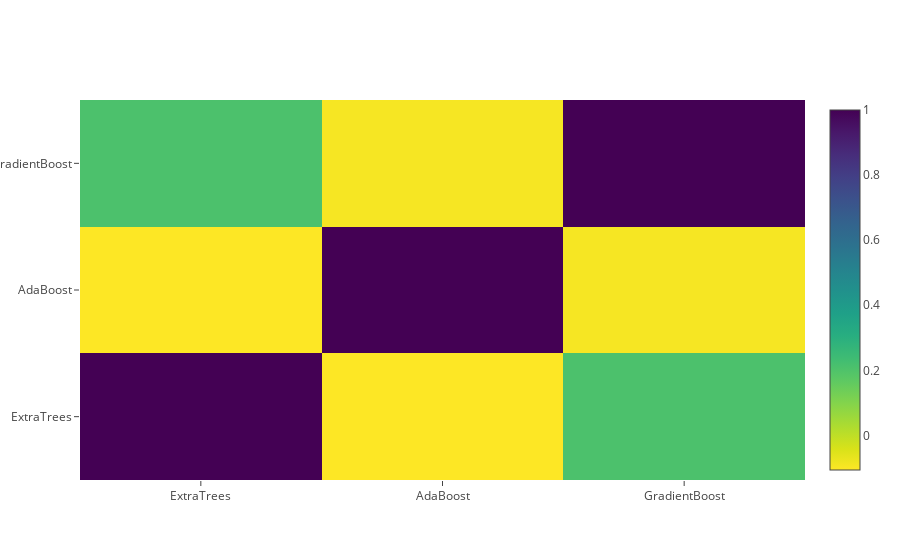

Notebook cell for this chart:
### Code cell
data = [
    go.Heatmap(
        z= base_predictions_train.astype(float).corr().values ,
        x=base_predictions_train.columns.values,
        y= base_predictions_train.columns.values,
          colorscale='Viridis',
            showscale=True,
            reversescale = True
    )
]
py.iplot(data, filename='labelled-heatmap')

### Figure 1 — Plotly figure (JSON) as saved in the notebook; plotly's stock layout.template omitted (floating-point values rounded to 4 significant figures)
{"data": [{"colorscale": "Viridis", "reversescale": true, "showscale": true, "type": "heatmap", "uid": "0502bca8-89bb-11e8-838b-60f67771209b", "x": ["ExtraTrees", "AdaBoost", "GradientBoost"], "y": ["ExtraTrees", "AdaBoost", "GradientBoost"], "z": [[1, -0.1063, 0.2074], [-0.1063, 1, -0.09415], [0.2074, -0.09415, 1]]}], "layout": {}}
